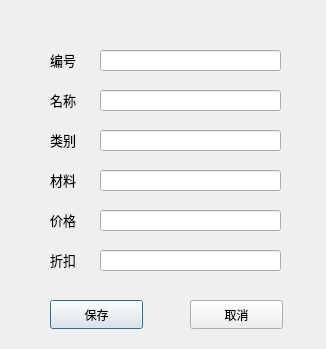
<?xml version="1.0" encoding="UTF-8"?>
<ui version="4.0">
 <class>Dlg_addDish</class>
 <widget class="QDialog" name="Dlg_addDish">
  <property name="geometry">
   <rect>
    <x>0</x>
    <y>0</y>
    <width>326</width>
    <height>349</height>
   </rect>
  </property>
  <property name="windowTitle">
   <string>Dialog</string>
  </property>
  <widget class="QLabel" name="label">
   <property name="geometry">
    <rect>
     <x>50</x>
     <y>50</y>
     <width>69</width>
     <height>20</height>
    </rect>
   </property>
   <property name="font">
    <font>
     <pointsize>10</pointsize>
    </font>
   </property>
   <property name="text">
    <string>编号</string>
   </property>
  </widget>
  <widget class="QLabel" name="label_2">
   <property name="geometry">
    <rect>
     <x>50</x>
     <y>90</y>
     <width>69</width>
     <height>20</height>
    </rect>
   </property>
   <property name="font">
    <font>
     <pointsize>10</pointsize>
    </font>
   </property>
   <property name="text">
    <string>名称</string>
   </property>
  </widget>
  <widget class="QLabel" name="label_3">
   <property name="geometry">
    <rect>
     <x>50</x>
     <y>130</y>
     <width>69</width>
     <height>20</height>
    </rect>
   </property>
   <property name="font">
    <font>
     <pointsize>10</pointsize>
    </font>
   </property>
   <property name="text">
    <string>类别</string>
   </property>
  </widget>
  <widget class="QLabel" name="label_4">
   <property name="geometry">
    <rect>
     <x>50</x>
     <y>170</y>
     <width>69</width>
     <height>20</height>
    </rect>
   </property>
   <property name="font">
    <font>
     <pointsize>10</pointsize>
    </font>
   </property>
   <property name="text">
    <string>材料</string>
   </property>
  </widget>
  <widget class="QLabel" name="label_5">
   <property name="geometry">
    <rect>
     <x>50</x>
     <y>210</y>
     <width>69</width>
     <height>20</height>
    </rect>
   </property>
   <property name="font">
    <font>
     <pointsize>10</pointsize>
    </font>
   </property>
   <property name="text">
    <string>价格</string>
   </property>
  </widget>
  <widget class="QLineEdit" name="le_id">
   <property name="geometry">
    <rect>
     <x>100</x>
     <y>50</y>
     <width>181</width>
     <height>21</height>
    </rect>
   </property>
  </widget>
  <widget class="QLineEdit" name="le_name">
   <property name="geometry">
    <rect>
     <x>100</x>
     <y>90</y>
     <width>181</width>
     <height>21</height>
    </rect>
   </property>
  </widget>
  <widget class="QLineEdit" name="le_type">
   <property name="geometry">
    <rect>
     <x>100</x>
     <y>130</y>
     <width>181</width>
     <height>21</height>
    </rect>
   </property>
  </widget>
  <widget class="QLineEdit" name="le_mat">
   <property name="geometry">
    <rect>
     <x>100</x>
     <y>170</y>
     <width>181</width>
     <height>21</height>
    </rect>
   </property>
  </widget>
  <widget class="QLineEdit" name="le_price">
   <property name="geometry">
    <rect>
     <x>100</x>
     <y>210</y>
     <width>181</width>
     <height>21</height>
    </rect>
   </property>
  </widget>
  <widget class="QPushButton" name="pushButton">
   <property name="geometry">
    <rect>
     <x>50</x>
     <y>300</y>
     <width>93</width>
     <height>29</height>
    </rect>
   </property>
   <property name="text">
    <string>保存</string>
   </property>
  </widget>
  <widget class="QPushButton" name="pushButton_2">
   <property name="geometry">
    <rect>
     <x>190</x>
     <y>300</y>
     <width>93</width>
     <height>29</height>
    </rect>
   </property>
   <property name="text">
    <string>取消</string>
   </property>
  </widget>
  <widget class="QLabel" name="label_6">
   <property name="geometry">
    <rect>
     <x>50</x>
     <y>250</y>
     <width>69</width>
     <height>20</height>
    </rect>
   </property>
   <property name="font">
    <font>
     <pointsize>10</pointsize>
    </font>
   </property>
   <property name="text">
    <string>折扣</string>
   </property>
  </widget>
  <widget class="QLineEdit" name="le_dis">
   <property name="geometry">
    <rect>
     <x>100</x>
     <y>250</y>
     <width>181</width>
     <height>21</height>
    </rect>
   </property>
  </widget>
 </widget>
 <resources/>
 <connections/>
</ui>
